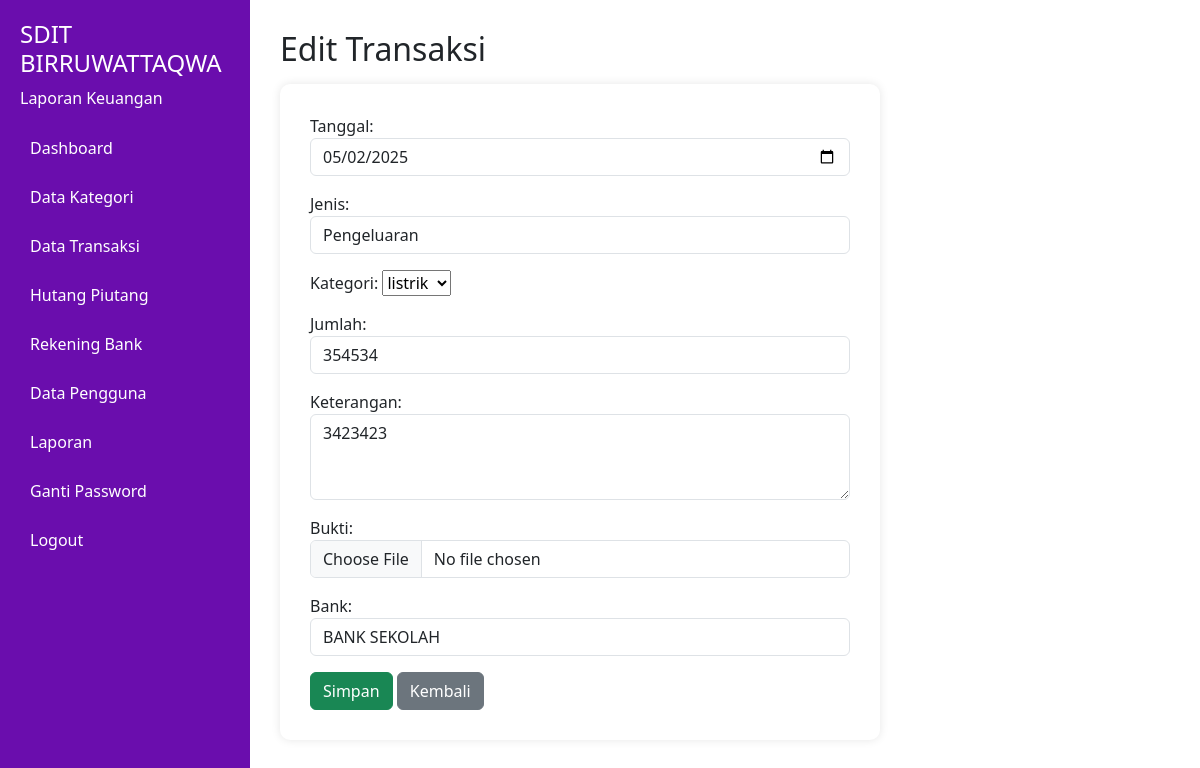
The page /transaksi/edit/3/ (signed in) on the database its author committed.
### keuangan/models.py (models this page shows, shortened)
class Transaksi(models.Model):
    JENIS_CHOICES = [
        ('pemasukan', 'Pemasukan'),
        ('pengeluaran', 'Pengeluaran')
    ]
    tanggal = models.DateTimeField()
    jenis = models.CharField(max_length=20, choices=JENIS_CHOICES)
    kategori = models.ForeignKey("Kategori", on_delete=models.CASCADE)
    jumlah = models.IntegerField()
    keterangan = models.TextField()
    bukti = models.CharField(max_length=255, blank=True, null=True)
    bank = models.ForeignKey("Bank", on_delete=models.CASCADE)
    nominal = models.BigIntegerField(default=0)

### keuangan/views.py (the view)
# urls.py: path('transaksi/edit/<int:pk>/', views.edit_transaksi, name='edit_transaksi'),
@login_required
def edit_transaksi(request, pk):
    transaksi = get_object_or_404(Transaksi, pk=pk)
    if request.method == 'POST':
        form = TransaksiForm(request.POST, instance=transaksi)
        if form.is_valid():
            form.save()
            return redirect('daftar_transaksi')
    else:
        form = TransaksiForm(instance=transaksi)
    return render(request, 'keuangan/tambah_transaksi.html', {'form': form})

### keuangan/forms.py
class TransaksiForm(forms.ModelForm):
    class Meta:
        model = Transaksi
        fields = ['tanggal', 'jenis', 'kategori', 'jumlah', 'keterangan', 'bukti', 'bank']
        widgets = {
            'tanggal': forms.DateInput(attrs={'type': 'date', 'class': 'form-control'}),
            'jenis': forms.Select(choices=Transaksi.JENIS_CHOICES, attrs={'class': 'form-control'}),
            'jumlah': forms.NumberInput(attrs={'class': 'form-control'}),
            'keterangan': forms.Textarea(attrs={'class': 'form-control', 'rows': 3}),
            'bukti': forms.ClearableFileInput(attrs={'class': 'form-control'}),
            'bank': forms.Select(attrs={'class': 'form-control'}),
        }

### keuangan/models.py (called while the page is built)
    def __str__(self):
        return self.nama

    def __str__(self):
        return self.nama

### keuangan/templates/keuangan/tambah_transaksi.html (shortened to what this page needs)
{% load static %}
<!DOCTYPE html>
<html lang="id">
<head>
    <link rel="stylesheet" href="https://cdn.jsdelivr.net/npm/bootstrap@5.3.0/dist/css/bootstrap.min.css">
</head>
<body>
    <div class="sidebar">
        <h4>SDIT BIRRUWATTAQWA</h4>
        <p>Laporan Keuangan</p>
        <a href="#">Dashboard</a>
        <a href="{% url 'kategori_list' %}">Data Kategori</a>
        <a href="{% url 'daftar_transaksi' %}">Data Transaksi</a>
        <a href="{% url 'hutang_piutang' %}">Hutang Piutang</a>
        <a href="{% url 'rekening_bank' %}">Rekening Bank</a>
        <a href="#">Data Pengguna</a>
        <a href="#">Laporan</a>
        <a href="#">Ganti Password</a>
        <a href="#">Logout</a>
    </div>
    <div class="main-content">
        <h2>{% if form.instance.pk %}Edit{% else %}Tambah{% endif %} Transaksi</h2>
        <form method="POST" enctype="multipart/form-data" class="mt-3">
            <div class="mb-3">
                {{ form.tanggal.label_tag }}
                {{ form.tanggal }}
            </div>
            <div class="mb-3">
                {{ form.jenis.label_tag }}
                {{ form.jenis }}
            </div>
            <div class="mb-3">
                {{ form.kategori.label_tag }}
                {{ form.kategori }}
            </div>
            <div class="mb-3">
                {{ form.jumlah.label_tag }}
                {{ form.jumlah }}
            </div>
            <div class="mb-3">
                {{ form.keterangan.label_tag }}
                {{ form.keterangan }}
            </div>
            <div class="mb-3">
                {{ form.bukti.label_tag }}
                {{ form.bukti }}
            </div>
            <div class="mb-3">
                {{ form.bank.label_tag }}
                {{ form.bank }}
            </div>
            <button type="submit" href="{% url 'daftar_transaksi' %}"  class="btn btn-success">Simpan</button>
            <a href="{% url 'daftar_transaksi' %}" class="btn btn-secondary">Kembali</a>
        </form>
    </div>
</body>
</html>

### keuangan/templates/keuangan/tambah_transaksi.html (style rules this page uses)
body { display: flex; margin: 0; font-family: 'Segoe UI', sans-serif; }
.sidebar { width: 250px; background: #6a0dad; color: white; min-height: 100vh; padding: 20px; }
.sidebar a { color: white; text-decoration: none; display: block; padding: 10px; border-radius: 5px; margin-bottom: 5px; }
.main-content { flex-grow: 1; padding: 30px; }
form { max-width: 600px; background: #fff; padding: 30px; border-radius: 10px; box-shadow: 0 0 10px rgba(0,0,0,0.1); }

### rows shown on the page
Transaksi: tanggal "05/02/2025", jenis "Pengeluaran", kategori "listrik", jumlah "354534", keterangan "3423423", bank "BANK SEKOLAH"
